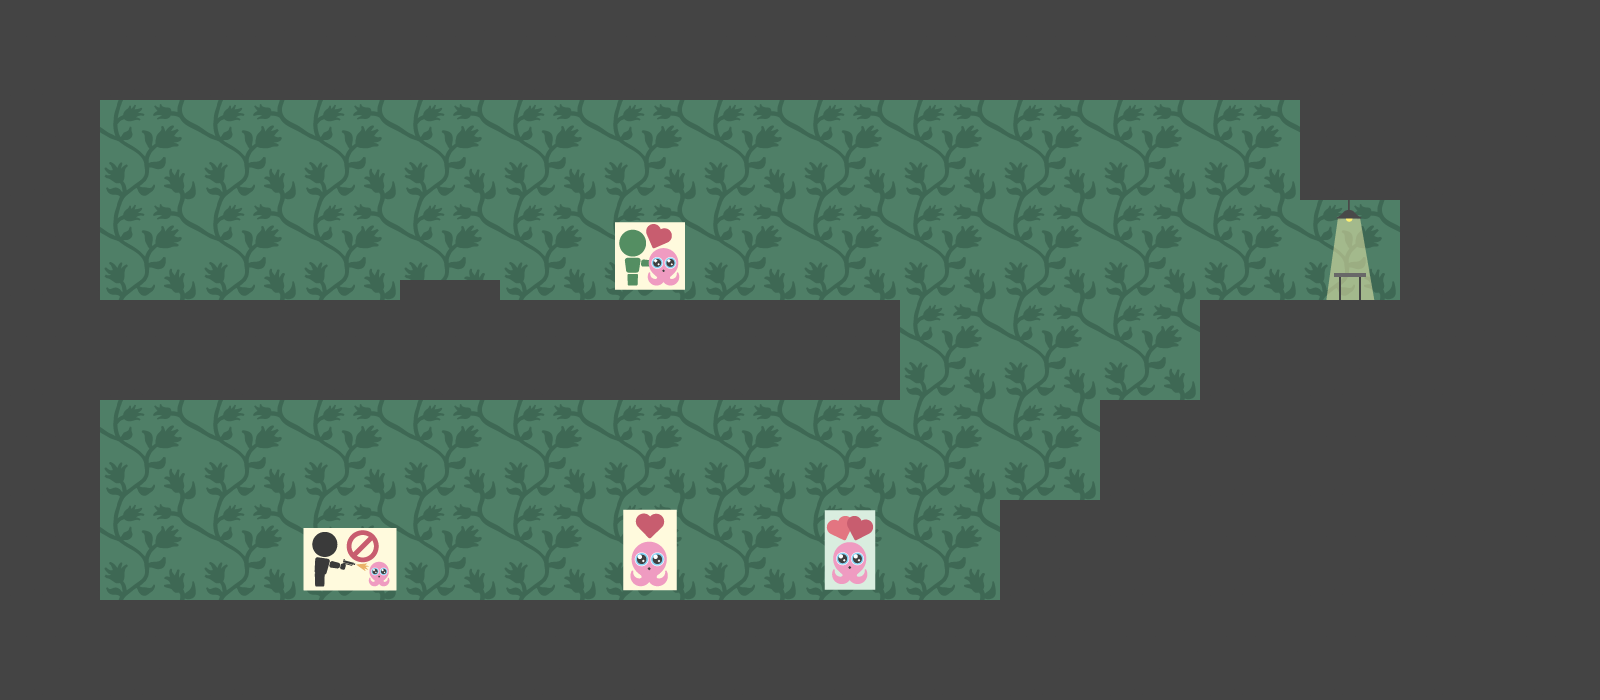

This game map was drawn from its Tiled (.tmx) file and the tilesets committed beside it. A one-line description and the trimmed map source follow:
An orthogonal 16x7 tile map with 100x100 px tiles, 2 tile layers (Fond, Solide), 2 tilesets and 10 objects (6x sensor, Start, Item, endLevelLift, train).

<map version="1.0" orientation="orthogonal" renderorder="left-up" width="16" height="7" tilewidth="100" tileheight="100" nextobjectid="17">
 <tileset firstgid="1" name="ElementsTiles-01-01" tilewidth="100" tileheight="100">
  <image source="ElementsTiles-01-01.png" width="1300" height="300" />
 </tileset>
 <tileset firstgid="40" name="decoTuto_green" tilewidth="100" tileheight="100">
  <image source="decoTuto_green.png" width="300" height="200" />
 </tileset>
 <layer name="Fond" width="16" height="7">
  <data>[112 cells, 47 non-empty, 6 distinct tile ids]</data>
 </layer>
 <layer name="Solide" width="16" height="7">
  <data>[112 cells, 66 non-empty, 2 distinct tile ids]</data>
 </layer>
 <objectgroup name="Objets">
  <object id="1" name="Start" x="116" y="194" width="88" height="106" />
  <object id="2" name="uranium" type="Item" x="1334.5" y="241.5" width="29" height="29">
   <ellipse />
  </object>
  <object id="3" name="endLevelLift" x="142.5" y="478" width="105" height="122">
   <properties>
    <property name="nextLevel" value="_Level02_v1_100px" />
   </properties>
  </object>
  <object id="4" name="sensor" x="317" y="176" width="93" height="123">
   <properties>
    <property name="nodename" value="jump" />
   </properties>
  </object>
  <object id="6" name="sensor" x="113.5" y="176.5" width="93" height="123">
   <properties>
    <property name="nodename" value="walk" />
   </properties>
  </object>
  <object id="7" name="sensor" x="900" y="95.5" width="307" height="509.5">
   <properties>
    <property name="nodename" value="showUranium" />
   </properties>
  </object>
  <object id="13" name="train" type="train" x="703" y="237" width="60" height="60">
   <ellipse />
  </object>
  <object id="14" name="sensor" x="498.507" y="175.5" width="109.493" height="123">
   <properties>
    <property name="nodename" value="stop" />
   </properties>
  </object>
  <object id="15" name="sensor" x="618" y="176.5" width="75" height="123">
   <properties>
    <property name="nodename" value="explainTrain" />
   </properties>
  </object>
  <object id="16" name="sensor" x="376" y="397.015" width="510" height="203.485">
   <properties>
    <property name="nodename" value="showMenu" />
   </properties>
  </object>
 </objectgroup>
</map>
